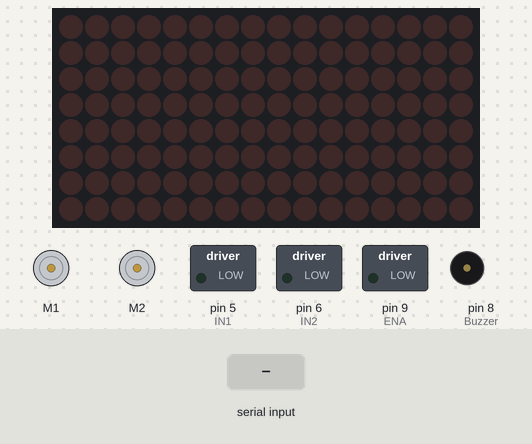
This sketch was run on a simulated Arduino Uno, built with avr-gcc and run on an emulated ATmega328P. Shown: 2 × DC motor (green arrow = forward, orange = backward, longer = faster), 16×8 LED matrix, switched loads named in the sketch (green lamp = pin HIGH), buzzer (waves = sounding, pin HIGH). The test bench sets the inputs (shaded band).

Above: at 1.2 s.
1.3 s: "F" received over the second serial link
At 2.5 s:
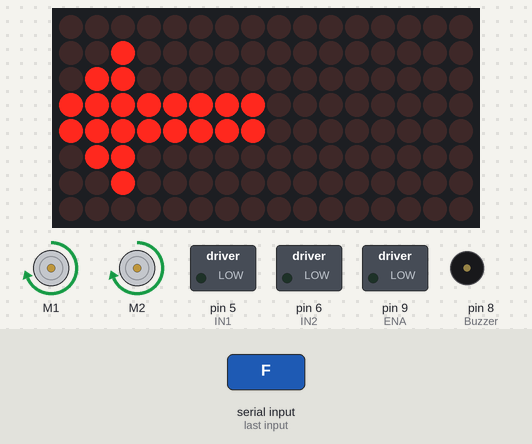
2.8 s: "B" received over the second serial link
At 3.6 s:
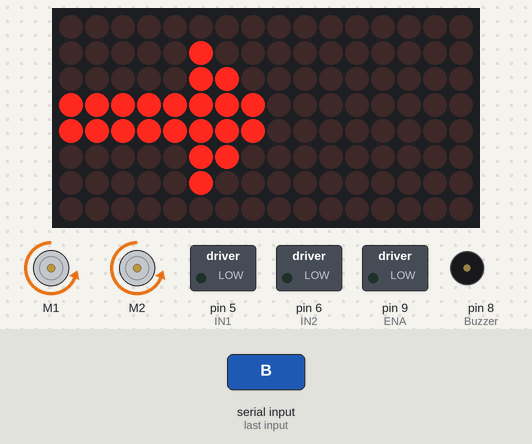
4.3 s: "L" received over the second serial link
At 4.7 s:
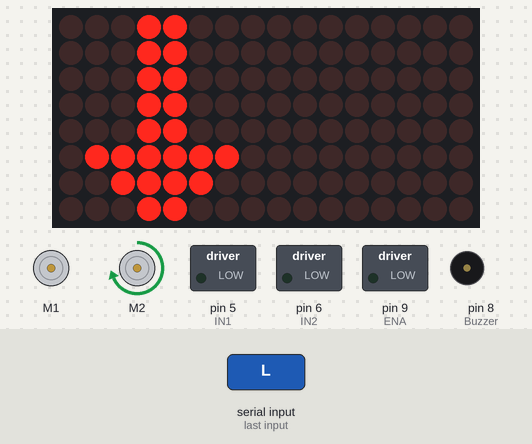
5.8 s: "R" received over the second serial link
At 7.0 s:
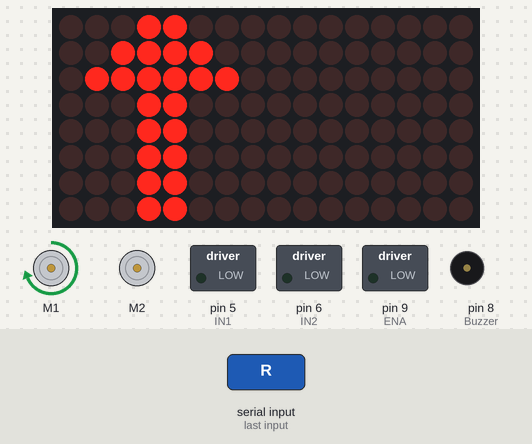
7.3 s: "I" received over the second serial link
At 8.2 s:
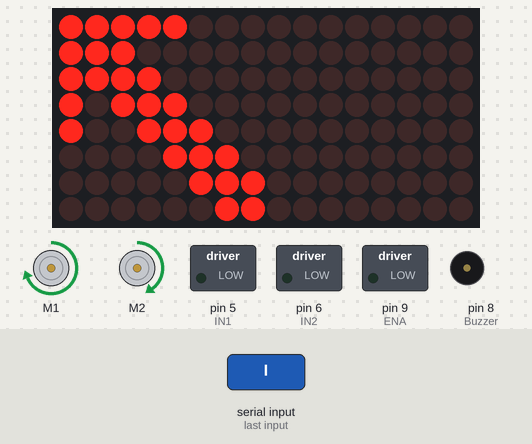
8.8 s: "G" received over the second serial link
At 9.4 s:
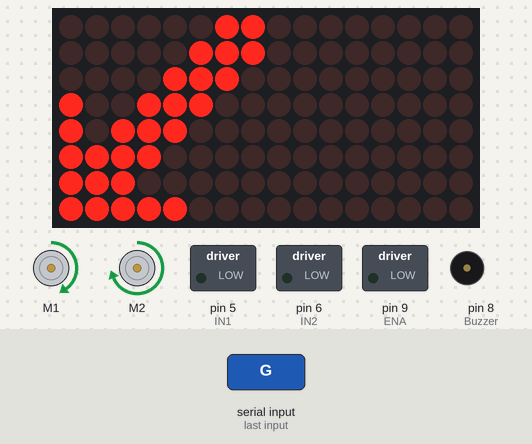
Timing chart, 0 to 11.3 s (numbered marks = the images above; inputs shaded):
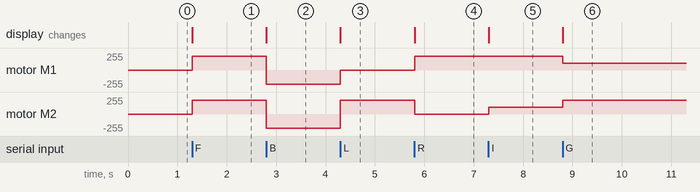

Measured:
- after the input at 1.3 s, motor M1, motor M2: stopped → forward 210/255 at once; the display: changes at once (image 1)
- after the input at 2.8 s, motor M1, motor M2: forward 210/255 → backward 210/255 at once; the display: changes at once (image 2)
- after the input at 4.3 s, motor M1: backward 210/255 → stopped at once; motor M2: backward 210/255 → forward 210/255 at once; the display: changes at once (image 3)
- after the input at 5.8 s, motor M1: stopped → forward 210/255 at once; motor M2: forward 210/255 → stopped at once; the display: changes at once (image 4)
- after the input at 7.3 s, motor M2: stopped → forward 100/255 at once; the display: changes at once (image 5)
- after the input at 8.8 s, motor M1: forward 210/255 → forward 100/255 at once; motor M2: forward 100/255 → forward 210/255 at once; the display: changes at once (image 6)

The sketch:

Vacuum_Cleaner_RC_Car.ino
```cpp
/* Vacuum Cleaner Bluetooth RC Car     ***** Made by SeungGun, Refered to IC114(Basic RC Car) *****
    ※Above Sentences have function of this RC Car.
    1. Direction indicating Using Dot-Matrix
    2. Horning
    3. Vaccum Cleaner [main function]
*/
#include <AFMotor.h>
#include "LedControl.h"
LedControl matrix = LedControl(12, 11, 10, 2);

AF_DCMotor motor1(1); //Left motor(Standard For Behind)- M3 in shield -> M1(Suddenly occur the problem) -> M4
AF_DCMotor motor2(2); //Right motor (Standard For Behind)- M4 in shield -> M2

#include <SoftwareSerial.h> //For Using HC-06 as a digital pin
SoftwareSerial GunBT(2, 13); //Bluetooth Module HC-06, RX - digital number13,  TX - digital number 2

/* Dot-Matrix Observation is different compared to normal. */
byte For[] =
{ B00000000,
  B00100000,
  B01100000,
  B11111111,
  B11111111,
  B01100000,
  B00100000,
  B00000000
};

byte Back[] =
{ B00000000,
  B00000100,
  B00000110,
  B11111111,
  B11111111,
  B00000110,
  B00000100,
  B00000000
};

byte Left[] =
{ B00011000,
  B00011000,
  B00011000,
  B00011000,
  B00011000,
  B01111110,
  B00111100,
  B00011000
};

byte Right[] =
{ B00011000,
  B00111100,
  B01111110,
  B00011000,
  B00011000,
  B00011000,
  B00011000,
  B00011000
};

byte ForRight[] =
{ B11111000,
  B11100000,
  B11110000,
  B10111000,
  B10011100,
  B00001110,
  B00000111,
  B00000011
};

byte ForLeft[] =
{ B00000011,
  B00000111,
  B00001110,
  B10011100,
  B10111000,
  B11110000,
  B11100000,
  B11111000
};

byte BackRight[] =
{ B00011111,
  B00000111,
  B00001111,
  B00011101,
  B00111001,
  B01110000,
  B11100000,
  B11000000
};

byte BackLeft[] =
{ B11000000,
  B11100000,
  B01110000,
  B00111001,
  B00011101,
  B00001111,
  B00000111,
  B00011111
};

int ENA = 9;   //Enable, Control PWM
int IN1 = 5;   //Control Motor A
int IN2 = 6;  // Control Motor A
/* Signal For Operating Motor
    IN1  IN2     Statement
    LOW  LOW   No Electricity
    LOW  HIGH  Rotate on Reverse Direction
    HIGH LOW   Rotate on Forward Direction
    HIGH HIGH  Stop
*/
char command; // For Switch function through Application.

void setup()
{
  matrix.shutdown(0, false);
  matrix.setIntensity(0, 5);
  matrix.clearDisplay(0);

  Serial.begin(9600);
  GunBT.begin(9600);

  pinMode(8, OUTPUT);  // Buzzer
  pinMode(ENA, OUTPUT); // PWM Control of Motor Driver
  pinMode(IN2, OUTPUT); // IN2 Pin in Motor Driver (Reverse Direction)
  pinMode(IN1, OUTPUT); // IN1 Pin in Motor Driver (Forward Direction)

}

void loop() {

  if (GunBT.available() > 0) {
    command = GunBT.read();
    Stop();
    switch (command) {
      case 'F':
        forward();
        For_Light();
        break;
      case 'B':
        back();
        Back_Light();
        break;
      case 'L':
        left();
        Left_Light();
        break;
      case 'R':
        right();
        Right_Light();
        break;
      case 'I':
        forwardR();
        ForRight_Light();
        break;
      case 'G':
        forwardL();
        ForLeft_Light();
        break;
      case 'J':
        backR();
        BackRight_Light();
        break;
      case 'H':
        backL();
        BackLeft_Light();
        break;
      case 'W':
        FL_On();
        break;
      case 'w':
        FL_Off();
        break;
      case 'U':
        BL_On();
        break;
      case 'u':
        BL_Off();
        break;
      case 'V':
        Horn_On();
        break;
      case 'v':
        Horn_Off();
        break;
      case 'X':
        Cleaner_On();
        break;
      case 'x':
        Cleaner_Off();
        break;
    }

  }

}

void FL_On()
{
// Command: 'W'
// If you want to add specific function, Add here code and Command to communication with App
}

void FL_Off()
{
// Command: 'w'
// If you want to add specific function, Add here code and Command to communication with App
}

void BL_On()
{
//Command: 'U'
// If you want to add specific function, Add here code and Command to communication with App
}

void BL_Off()
{
//Command: 'u'
// If you want to add specific function, Add here code and Command to communication with App
}

void forward()
{
  motor1.setSpeed(210);
  motor1.run(FORWARD);
  motor2.setSpeed(210);
  motor2.run(FORWARD);

}

void forwardR()
{
  motor1.setSpeed(210);
  motor1.run(FORWARD);
  motor2.setSpeed(100);
  motor2.run(FORWARD);

}

void forwardL()
{
  motor1.setSpeed(100);
  motor1.run(FORWARD);
  motor2.setSpeed(210);
  motor2.run(FORWARD);

}


void back()
{
  motor1.setSpeed(210);
  motor1.run(BACKWARD);
  motor2.setSpeed(210);
  motor2.run(BACKWARD);

}

void backR()
{
  motor1.setSpeed(100);
  motor1.run(BACKWARD);
  motor2.setSpeed(210);
  motor2.run(BACKWARD);

}

void backL()
{
  motor1.setSpeed(210);
  motor1.run(BACKWARD);
  motor2.setSpeed(100);
  motor2.run(BACKWARD);

}

void left()
{
  motor1.setSpeed(0);
  motor1.run(RELEASE);
  motor2.setSpeed(210);
  motor2.run(FORWARD);

}

void right()
{
  motor1.setSpeed(210);
  motor1.run(FORWARD);
  motor2.setSpeed(0);
  motor2.run(RELEASE);

}

void Stop()
{
  motor1.setSpeed(0);
  motor1.run(RELEASE);
  motor2.setSpeed(0);
  motor2.run(RELEASE);

}
void For_Light() {

  for (int i = 0; i < 8; i++)
  { matrix.setRow(0, i, For[i]);

  }
}

void Back_Light() {

  for (int i = 0; i < 8; i++)
  { matrix.setRow(0, i, Back[i]);

  }
}
void Left_Light() {

  for (int i = 0; i < 8; i++)
  { matrix.setRow(0, i, Left[i]);

  }
}
void Right_Light() {

  for (int i = 0; i < 8; i++)
  { matrix.setRow(0, i, Right[i]);

  }
}
void ForRight_Light() {

  for (int i = 0; i < 8; i++)
  { matrix.setRow(0, i, ForRight[i]);

  }
}
void ForLeft_Light() {

  for (int i = 0; i < 8; i++)
  { matrix.setRow(0, i, ForLeft[i]);

  }
}
void BackRight_Light() {

  for (int i = 0; i < 8; i++)
  { matrix.setRow(0, i, BackRight[i]);

  }
}
void BackLeft_Light() {

  for (int i = 0; i < 8; i++)
  { matrix.setRow(0, i, BackLeft[i]);

  }
}

void Horn_On() {
  tone(3, 452);
}

void Horn_Off() {
  noTone(3);
}

void Cleaner_On() {
  digitalWrite(IN1, HIGH);
  analogWrite(ENA, 255);
}

void Cleaner_Off() {
  digitalWrite(IN1, HIGH);
  analogWrite(ENA, 0);
}
```
